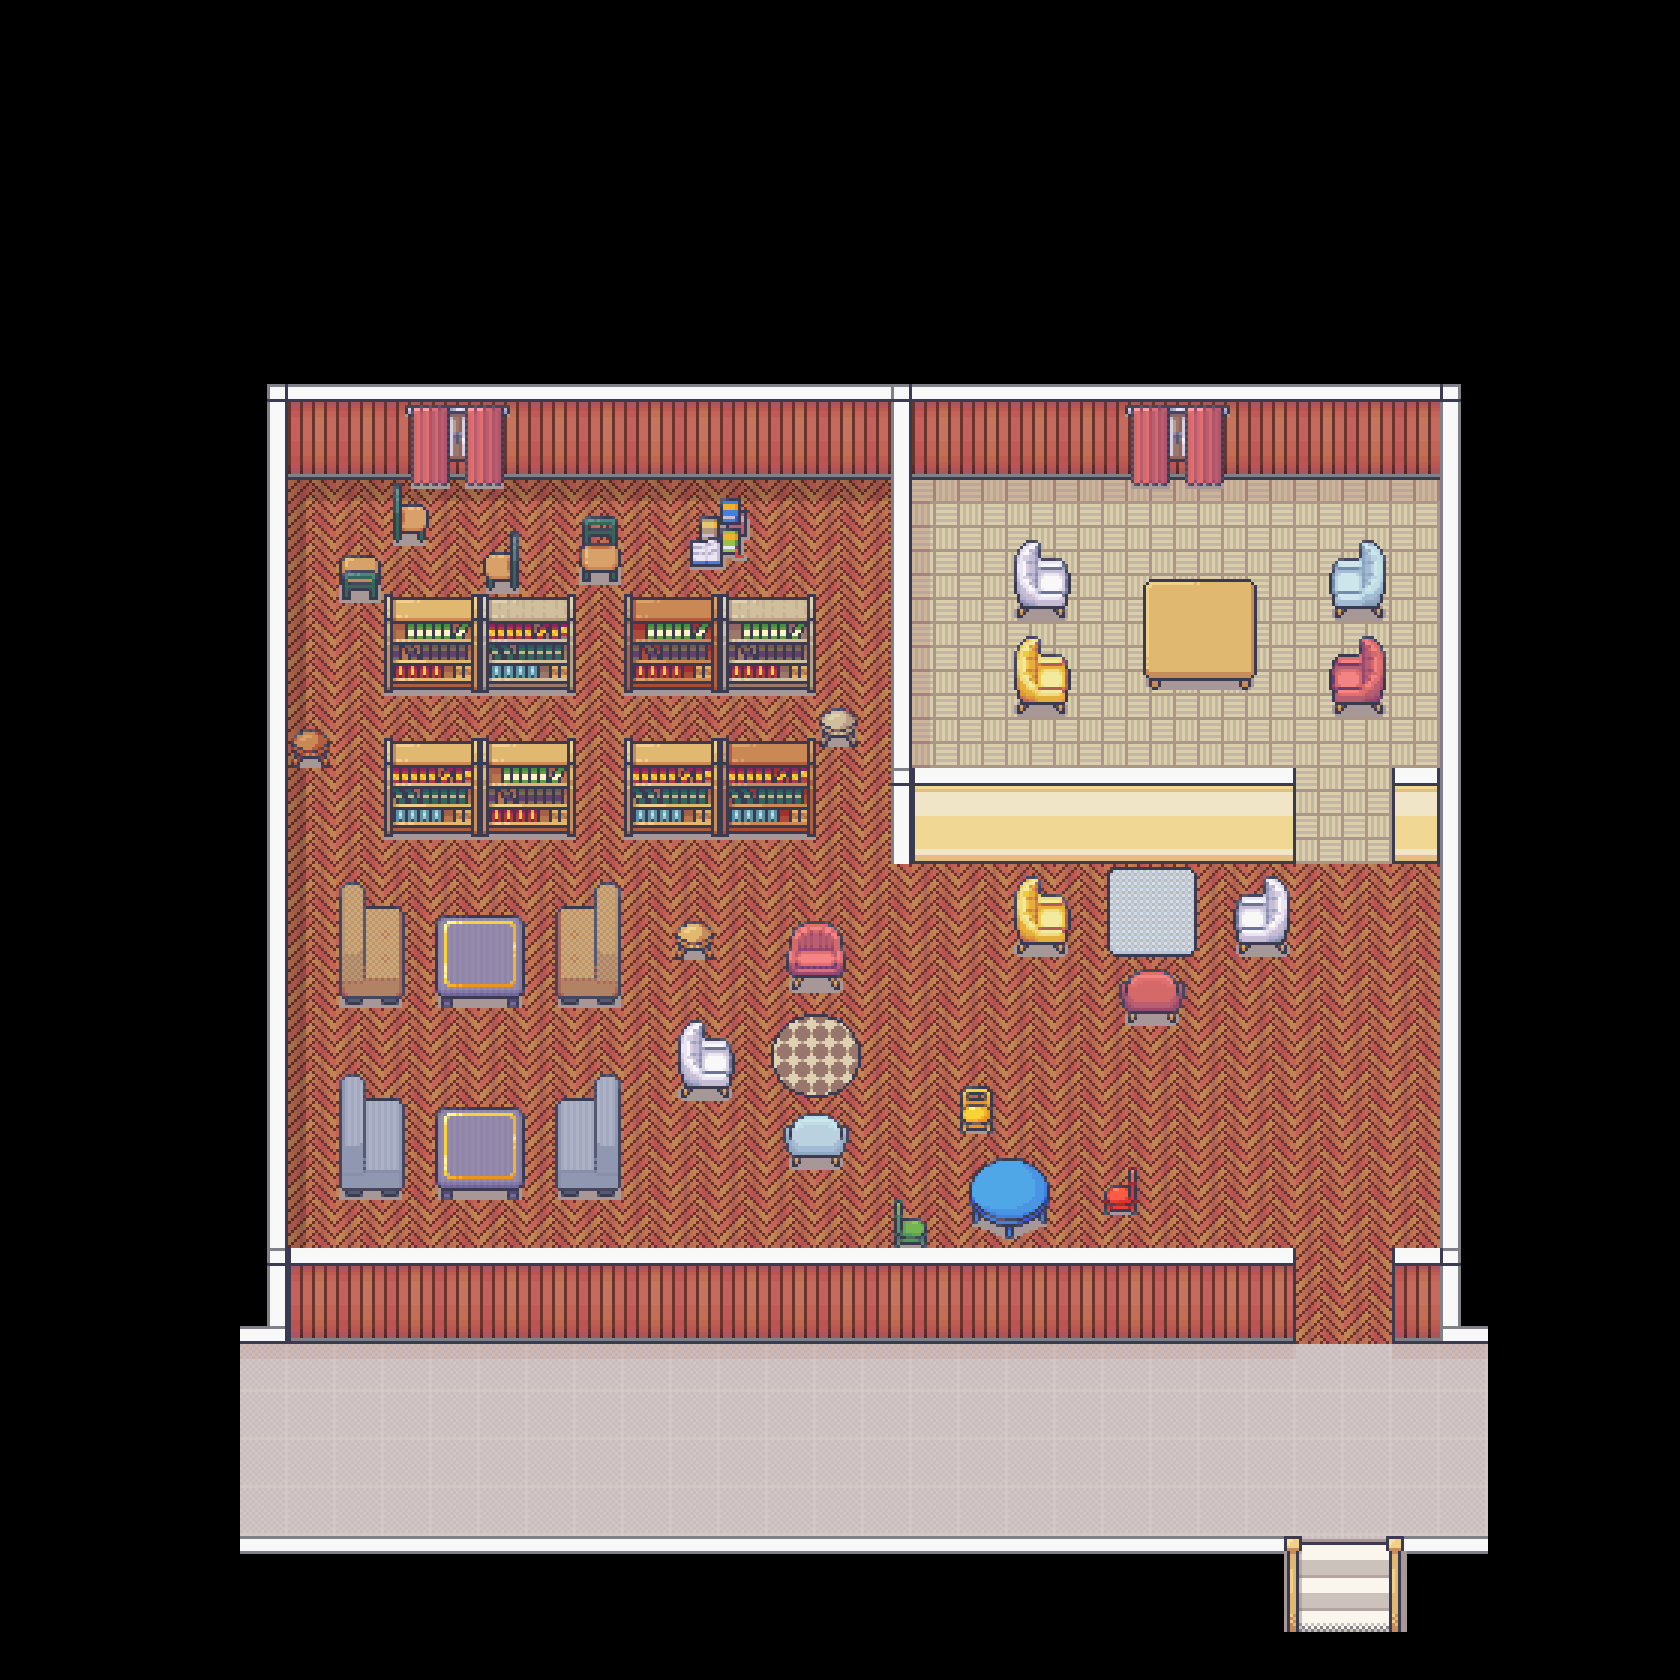

Below is a game level as drawn by its tile map, then a one-line description and the .tmx that defines it (tile-layer data replaced by summaries):
An orthogonal 35x35 tile map with 48x48 px tiles, 3 tile layers (ground, object, item), 10 tilesets and 4 objects (Lynette, Abiram, Charlotte, Darlene).

<map version="1.9" tiledversion="1.9.2" orientation="orthogonal" renderorder="right-down" width="35" height="35" tilewidth="48" tileheight="48" infinite="0" nextlayerid="5" nextobjectid="8">
 <tileset firstgid="1" source="Tileset_48x48_9.tsx" />
 <tileset firstgid="101" source="1_Generic_48x48.tsx" />
 <tileset firstgid="1349" source="26_Condominium_48x48.tsx" />
 <tileset firstgid="1653" source="2_LivingRoom_48x48.tsx" />
 <tileset firstgid="2373" source="4_Bedroom_48x48.tsx" />
 <tileset firstgid="4085" source="14_Basement_48x48.tsx" />
 <tileset firstgid="4885" source="5_Classroom_and_library_48x48.tsx" />
 <tileset firstgid="5429" source="19_Hospital_48x48.tsx" />
 <tileset firstgid="7189" source="Tileset_48x48_6.tsx" />
 <tileset firstgid="7289" source="Tileset_48x48_7.tsx" />
 <layer id="1" name="ground" width="35" height="35">
  <data>[1225 cells, 612 non-empty, 15 distinct tile ids]</data>
 </layer>
 <layer id="2" name="object" width="35" height="35">
  <data>[1225 cells, 328 non-empty, 193 distinct tile ids]</data>
 </layer>
 <layer id="3" name="item" width="35" height="35">
  <data>[1225 cells, 26 non-empty, 17 distinct tile ids]</data>
 </layer>
 <objectgroup id="4" name="对象层 1">
  <object id="1" name="Lynette" x="1111.86" y="676.539">
   <point />
  </object>
  <object id="2" name="Abiram" x="535.236" y="1086.17">
   <point />
  </object>
  <object id="3" name="Charlotte" x="1074.75" y="986.262">
   <point />
  </object>
  <object id="4" name="Darlene" x="942.016" y="1375.91">
   <point />
  </object>
 </objectgroup>
</map>
